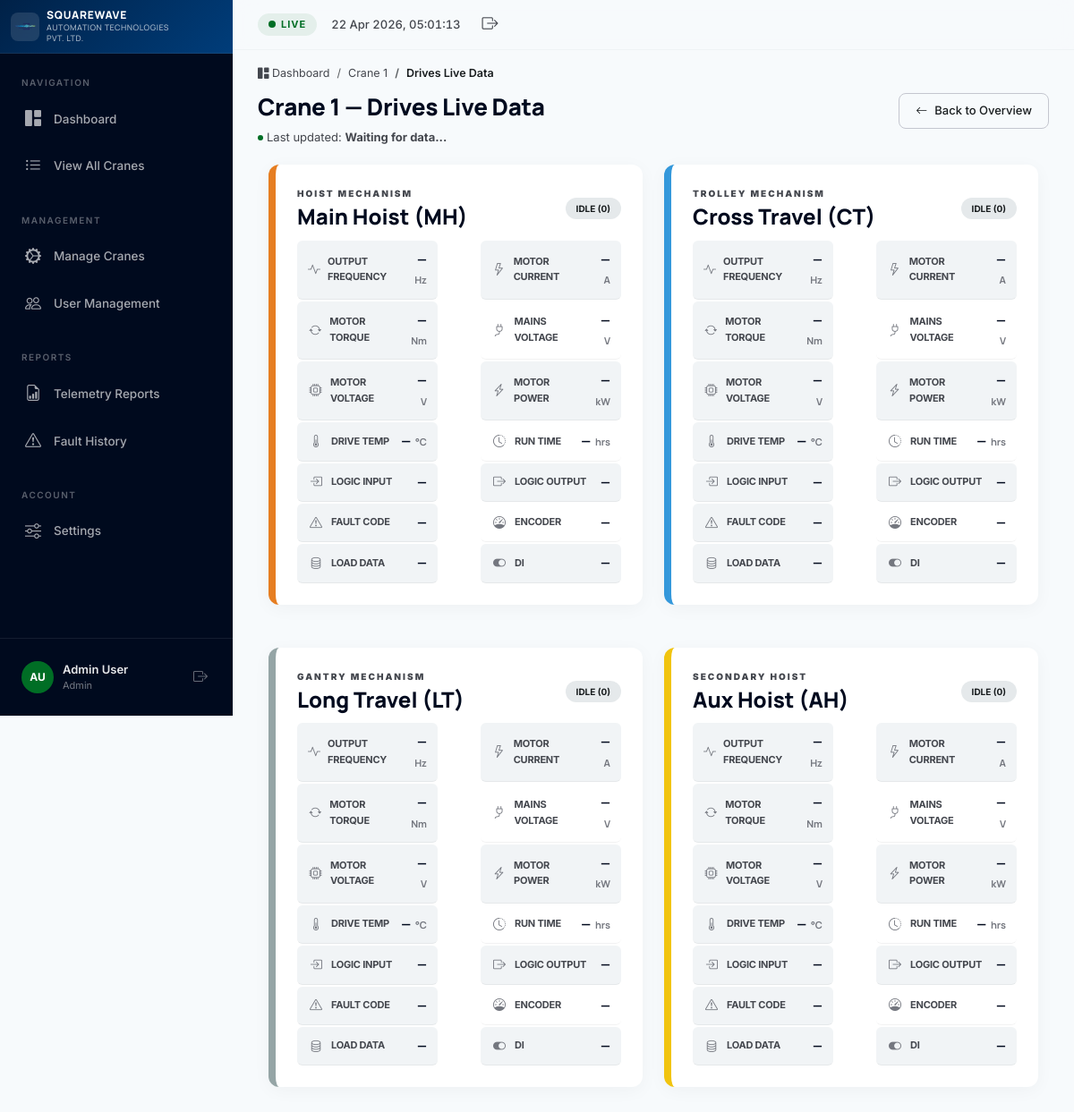
/drives_live.php (signed in), run on the app's committed database.
### tables this page shows
CREATE TABLE IF NOT EXISTS users (
    id INT AUTO_INCREMENT PRIMARY KEY,
    username VARCHAR(50) NOT NULL UNIQUE,
    email VARCHAR(100) DEFAULT NULL UNIQUE,
    password_hash VARCHAR(255) NOT NULL,
    display_name VARCHAR(100) DEFAULT 'New User',
    role ENUM('developer','admin','user') DEFAULT 'user',
    created_at DATETIME DEFAULT CURRENT_TIMESTAMP,
    updated_at DATETIME DEFAULT CURRENT_TIMESTAMP ON UPDATE CURRENT_TIMESTAMP
);

CREATE TABLE IF NOT EXISTS cranes (
    id INT AUTO_INCREMENT PRIMARY KEY,
    crane_id VARCHAR(50) NOT NULL UNIQUE,
    name VARCHAR(100) NOT NULL,
    location VARCHAR(200) DEFAULT '',
    description TEXT DEFAULT NULL,
    status ENUM('online','offline','maintenance') DEFAULT 'offline',
    last_data_at DATETIME DEFAULT NULL,
    created_at DATETIME DEFAULT CURRENT_TIMESTAMP,
    updated_at DATETIME DEFAULT CURRENT_TIMESTAMP ON UPDATE CURRENT_TIMESTAMP
);

### includes/auth.php (called while the page is built, shortened)
<?php
function isLoggedIn() {
    return isset($_SESSION['user_id']) && !empty($_SESSION['user_id']);
}
function getCurrentUser() {
    static $user = null;
    if ($user !== null) return $user;
    try {
        $pdo = getDbConnection();
        $stmt = $pdo->prepare("SELECT id, username, email, display_name, role FROM users WHERE id = :id");
        $stmt->execute([':id' => $_SESSION['user_id']]);
        $user = $stmt->fetch();
        return $user;
    } catch (PDOException $e) {
        return null;
    }
}
function canAccessCrane($craneId, $userId = null) {
    $user = getCurrentUser();
    if ($user && in_array($user['role'], ['developer', 'admin'])) {
        return true;
    }
    $assigned = getUserAssignedCranes($userId);
    return in_array($craneId, $assigned);
}
?>

### drives_live.php (the view, shortened to what this page needs)
<?php
require_once 'includes/auth.php';
$craneId = isset($_GET['crane_id']) ? htmlspecialchars($_GET['crane_id']) : '1';
if (!canAccessCrane($craneId)) {
    $_SESSION['flash_error'] = 'You do not have access to this crane.';
    header('Location: dashboard.php');
    exit;
}
$pdo = getDbConnection();
$craneInfo = $pdo->prepare("SELECT * FROM cranes WHERE crane_id = :cid");
$craneInfo->execute([':cid' => $craneId]);
$crane = $craneInfo->fetch();
$craneName = $crane ? $crane['name'] : 'Crane ' . $craneId;
require_once 'includes/header.php';
require_once 'includes/sidebar.php';
$drives = [
    ['prefix' => 'MH', 'name' => 'Main Hoist', 'short' => 'MH', 'color' => '#E67E22', 'class' => 'drive-mh'],
    ['prefix' => 'CT', 'name' => 'Cross Travel', 'short' => 'CT', 'color' => '#3498DB', 'class' => 'drive-ct'],
    ['prefix' => 'LT', 'name' => 'Long Travel', 'short' => 'LT', 'color' => '#95A5A6', 'class' => 'drive-lt'],
    ['prefix' => 'AH', 'name' => 'Aux Hoist', 'short' => 'AH', 'color' => '#F1C40F', 'class' => 'drive-ah'],
];
?>
<nav aria-label="breadcrumb" class="page-breadcrumb">
    <ol class="breadcrumb">
        <li class="breadcrumb-item"><a href="dashboard.php"><i class="bi bi-grid-1x2-fill"></i> Dashboard</a></li>
        <li class="breadcrumb-item"><a href="crane_live.php?crane_id=<?php echo $craneId; ?>"><?php echo htmlspecialchars($craneName); ?></a></li>
        <li class="breadcrumb-item active">Drives Live Data</li>
    </ol>
</nav>
<div class="page-header">
    <div>
        <h1 class="page-title"><?php echo htmlspecialchars($craneName); ?> — Drives Live Data</h1>
        <div class="last-update-inline">
            <span class="live-dot-sm"></span>
            <span>Last updated: <strong id="drives-last-update">Waiting for data...</strong></span>
        </div>
    </div>
    <a href="crane_live.php?crane_id=<?php echo $craneId; ?>" class="btn btn-outline-action" id="btn-back-overview">
        <i class="bi bi-arrow-left"></i> Back to Overview
    </a>
</div>
<div class="row g-4 mb-4">
    <?php foreach ($drives as $drive): ?>
    <div class="col-xl-6 mb-4">
        <div class="drive-card h-100" style="border-left-color: <?php echo $drive['color']; ?>;">
            <div class="drive-card-header">
                <div>
                    <div class="drive-mech-label"><?php echo $drive['prefix'] === 'MH' ? 'Hoist Mechanism' : ($drive['prefix'] === 'CT' ? 'Trolley Mechanism' : ($drive['prefix'] === 'LT' ? 'Gantry Mechanism' : 'Secondary Hoist')); ?></div>
                    <h3 class="drive-card-title"><?php echo $drive['name']; ?> (<?php echo $drive['prefix']; ?>)</h3>
                </div>
                <div>
                    <span class="status-chip status-idle-chip" id="<?php echo strtolower($drive['prefix']); ?>-drive-status-chip" style="font-size: 10px; font-weight: bold; text-transform: uppercase;">
                        <span id="<?php echo strtolower($drive['prefix']); ?>-drive-status-text">Idle (0)</span>
                    </span>
                </div>
            </div>
            <div class="param-grid">
                <div class="param-row">
                    <span class="param-label"><i class="bi bi-activity"></i> Output Frequency</span>
                    <span class="param-value" id="<?php echo strtolower($drive['prefix']); ?>-output-freq">— <small>Hz</small></span>
                </div>
                <div class="param-row">
                    <span class="param-label"><i class="bi bi-lightning"></i> Motor Current</span>
                    <span class="param-value" id="<?php echo strtolower($drive['prefix']); ?>-motor-current">— <small>A</small></span>
                </div>
                <div class="param-row">
                    <span class="param-label"><i class="bi bi-arrow-repeat"></i> Motor Torque</span>
                    <span class="param-value" id="<?php echo strtolower($drive['prefix']); ?>-motor-torque">— <small>Nm</small></span>
                </div>
                <div class="param-row">
                    <span class="param-label"><i class="bi bi-plug"></i> Mains Voltage</span>
                    <span class="param-value" id="<?php echo strtolower($drive['prefix']); ?>-mains-voltage">— <small>V</small></span>
                </div>
                <div class="param-row">
                    <span class="param-label"><i class="bi bi-cpu"></i> Motor Voltage</span>
                    <span class="param-value" id="<?php echo strtolower($drive['prefix']); ?>-motor-voltage">— <small>V</small></span>
                </div>
                <div class="param-row">
                    <span class="param-label"><i class="bi bi-lightning-charge"></i> Motor Power</span>
                    <span class="param-value param-highlight" id="<?php echo strtolower($drive['prefix']); ?>-motor-power">— <small>kW</small></span>
                </div>
                <div class="param-row">
                    <span class="param-label"><i class="bi bi-thermometer-half"></i> Drive Temp</span>
                    <span class="param-value" id="<?php echo strtolower($drive['prefix']); ?>-drive-temp">— <small>°C</small></span>
                </div>
                <div class="param-row">
                    <span class="param-label"><i class="bi bi-clock-history"></i> Run Time</span>
                    <span class="param-value" id="<?php echo strtolower($drive['prefix']); ?>-run-time">— <small>hrs</small></span>
                </div>
                <div class="param-row">
                    <span class="param-label"><i class="bi bi-box-arrow-in-right"></i> Logic Input</span>
                    <span class="param-value" id="<?php echo strtolower($drive['prefix']); ?>-logic-in">—</span>
                </div>
                <div class="param-row">
                    <span class="param-label"><i class="bi bi-box-arrow-right"></i> Logic Output</span>
                    <span class="param-value" id="<?php echo strtolower($drive['prefix']); ?>-logic-out">—</span>
                </div>
                <div class="param-row">
                    <span class="param-label"><i class="bi bi-exclamation-triangle"></i> Fault Code</span>
                    <span class="param-value param-fault" id="<?php echo strtolower($drive['prefix']); ?>-fault-code">—</span>
                </div>
                <div class="param-row">
                    <span class="param-label"><i class="bi bi-speedometer"></i> Encoder</span>
                    <span class="param-value" id="<?php echo strtolower($drive['prefix']); ?>-encoder">—</span>
                </div>
                <div class="param-row">
                    <span class="param-label"><i class="bi bi-database"></i> Load Data</span>
                    <span class="param-value" id="<?php echo strtolower($drive['prefix']); ?>-load-data">—</span>
                </div>
                <div class="param-row">
                    <span class="param-label"><i class="bi bi-toggle-on"></i> DI</span>
                    <span class="param-value" id="<?php echo strtolower($drive['prefix']); ?>-di">—</span>
                </div>
            </div>
        </div>
    </div>
    <?php endforeach; ?>
</div>
<?php require_once 'includes/footer.php'; ?>

### includes/sidebar.php (shortened to what this page needs)
<aside class="sidebar" id="sidebar">
    <div class="sidebar-logo">
        <div class="logo-img-wrap">
            <img src="assets/logo.png" alt="SquareWave Logo" class="sidebar-logo-img">
        </div>
        <div class="logo-text">
            <span class="logo-brand">SQUAREWAVE</span>
            <span class="logo-sub">AUTOMATION TECHNOLOGIES PVT. LTD.</span>
        </div>
    </div>
    <nav class="sidebar-nav">
        <div class="nav-section-label">Navigation</div>
        <ul class="nav flex-column">
            <li class="nav-item">
                <a class="nav-link <?php echo basename($_SERVER['PHP_SELF']) === 'dashboard.php' ? 'active' : ''; ?>" href="dashboard.php" id="nav-dashboard">
                    <i class="bi bi-grid-1x2-fill"></i>
                    <span>Dashboard</span>
                </a>
            </li>
            <li class="nav-item">
                <a class="nav-link <?php echo basename($_SERVER['PHP_SELF']) === 'cranes.php' ? 'active' : ''; ?>" href="cranes.php" id="nav-cranes">
                    <i class="bi bi-list-ul"></i>
                    <span>View All Cranes</span>
                </a>
            </li>
        </ul>
        <?php $__sidebarUser = getCurrentUser(); ?>
        <?php if ($__sidebarUser && in_array($__sidebarUser['role'], ['developer', 'admin'])): ?>
        <div class="nav-section-label" style="margin-top:16px;">Management</div>
        <ul class="nav flex-column">
            <li class="nav-item">
                <a class="nav-link <?php echo basename($_SERVER['PHP_SELF']) === 'manage_cranes.php' ? 'active' : ''; ?>" href="manage_cranes.php" id="nav-manage">
                    <i class="bi bi-gear-wide-connected"></i>
                    <span>Manage Cranes</span>
                </a>
            </li>
            <li class="nav-item">
                <a class="nav-link <?php echo basename($_SERVER['PHP_SELF']) === 'admin_users.php' ? 'active' : ''; ?>" href="admin_users.php" id="nav-admin-users">
                    <i class="bi bi-people"></i>
                    <span>User Management</span>
                </a>
            </li>
        </ul>
        <?php endif; ?>
        <div class="nav-section-label" style="margin-top:16px;">Reports</div>
        <ul class="nav flex-column">
            <li class="nav-item">
                <a class="nav-link <?php echo basename($_SERVER['PHP_SELF']) === 'reports.php' ? 'active' : ''; ?>" href="reports.php" id="nav-reports">
                    <i class="bi bi-file-earmark-bar-graph"></i>
                    <span>Telemetry Reports</span>
                </a>
            </li>
            <li class="nav-item">
                <a class="nav-link <?php echo basename($_SERVER['PHP_SELF']) === 'fault_reports.php' ? 'active' : ''; ?>" href="fault_reports.php" id="nav-fault-reports">
                    <i class="bi bi-exclamation-triangle"></i>
                    <span>Fault History</span>
                </a>
            </li>
        </ul>
        <div class="nav-section-label" style="margin-top:16px;">Account</div>
        <ul class="nav flex-column">
            <li class="nav-item">
                <a class="nav-link <?php echo basename($_SERVER['PHP_SELF']) === 'settings.php' ? 'active' : ''; ?>" href="settings.php" id="nav-settings">
                    <i class="bi bi-sliders"></i>
                    <span>Settings</span>
                </a>
            </li>
        </ul>
    </nav>
    <div class="sidebar-footer">
        <?php $currentUser = getCurrentUser(); ?>
        <div class="sidebar-user">
            <div class="user-avatar">
                <span><?php echo $currentUser ? strtoupper(substr($currentUser['display_name'],0,1) . substr($currentUser['display_name'], strpos($currentUser['display_name'],' ')+1, 1)) : 'AU'; ?></span>
            </div>
            <div class="user-info">
                <span class="user-name"><?php echo htmlspecialchars($currentUser['display_name'] ?? 'Admin User'); ?></span>
                <span class="user-role"><?php echo ucfirst($currentUser['role'] ?? 'user'); ?></span>
            </div>
            <a href="logout.php" class="sidebar-logout-btn" title="Logout" id="btn-logout">
                <i class="bi bi-box-arrow-right"></i>
            </a>
        </div>
    </div>
</aside>
<main class="main-content" id="main-content">
    <div class="topbar">
        <div class="topbar-right">
            <div class="live-indicator" id="live-indicator">
                <span class="live-dot"></span>
                <span class="live-text">LIVE</span>
            </div>
            <span class="topbar-time" id="topbar-time"></span>
            <a href="logout.php" class="topbar-logout" title="Logout">
                <i class="bi bi-box-arrow-right"></i>
            </a>
        </div>
    </div>

### data on the page
users: display_name "AU", display_name "Admin User", role "Admin"
cranes: name "Crane 1"

### other printed values
$drive['name'] "Main Hoist"
$drive['prefix'] "MH"
$drive['name'] "Cross Travel"
$drive['prefix'] "CT"
$drive['name'] "Long Travel"
$drive['prefix'] "LT"
$drive['name'] "Aux Hoist"
$drive['prefix'] "AH"
